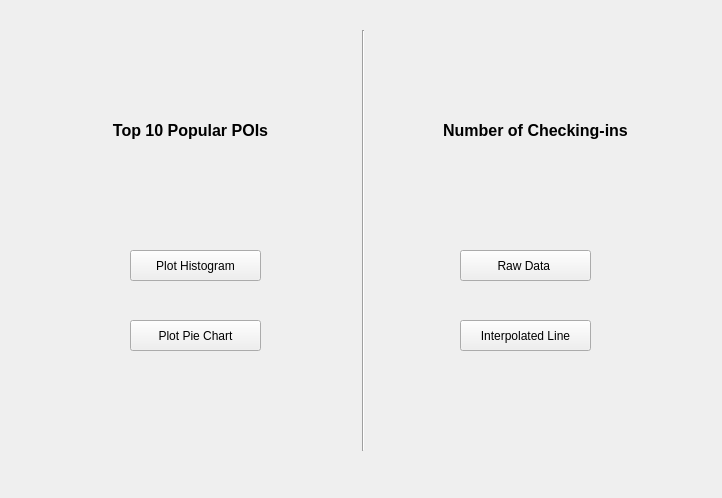
<?xml version="1.0" encoding="UTF-8"?>
<ui version="4.0">
 <class>dataPlot</class>
 <widget class="QWidget" name="dataPlot">
  <property name="geometry">
   <rect>
    <x>0</x>
    <y>0</y>
    <width>722</width>
    <height>498</height>
   </rect>
  </property>
  <property name="windowTitle">
   <string>Form</string>
  </property>
  <widget class="QWidget" name="widget" native="true">
   <property name="geometry">
    <rect>
     <x>40</x>
     <y>30</y>
     <width>651</width>
     <height>421</height>
    </rect>
   </property>
   <widget class="Line" name="line">
    <property name="geometry">
     <rect>
      <x>313</x>
      <y>0</y>
      <width>20</width>
      <height>421</height>
     </rect>
    </property>
    <property name="orientation">
     <enum>Qt::Vertical</enum>
    </property>
   </widget>
   <widget class="QLabel" name="label1">
    <property name="geometry">
     <rect>
      <x>50</x>
      <y>80</y>
      <width>201</width>
      <height>41</height>
     </rect>
    </property>
    <property name="text">
     <string>&lt;html&gt;&lt;head/&gt;&lt;body&gt;&lt;p align=&quot;center&quot;&gt;&lt;span style=&quot; font-size:12pt; font-weight:700;&quot;&gt;Top 10 Popular POIs&lt;/span&gt;&lt;/p&gt;&lt;/body&gt;&lt;/html&gt;</string>
    </property>
   </widget>
   <widget class="QPushButton" name="button1">
    <property name="geometry">
     <rect>
      <x>90</x>
      <y>220</y>
      <width>131</width>
      <height>31</height>
     </rect>
    </property>
    <property name="text">
     <string>Plot Histogram</string>
    </property>
   </widget>
   <widget class="QLabel" name="label2">
    <property name="geometry">
     <rect>
      <x>390</x>
      <y>80</y>
      <width>211</width>
      <height>41</height>
     </rect>
    </property>
    <property name="text">
     <string>&lt;html&gt;&lt;head/&gt;&lt;body&gt;&lt;p align=&quot;center&quot;&gt;&lt;span style=&quot; font-size:12pt; font-weight:700;&quot;&gt;Number of Checking-ins&lt;/span&gt;&lt;/p&gt;&lt;/body&gt;&lt;/html&gt;</string>
    </property>
   </widget>
   <widget class="QPushButton" name="button2">
    <property name="geometry">
     <rect>
      <x>420</x>
      <y>220</y>
      <width>131</width>
      <height>31</height>
     </rect>
    </property>
    <property name="text">
     <string>Raw Data </string>
    </property>
   </widget>
   <widget class="QPushButton" name="button3">
    <property name="geometry">
     <rect>
      <x>90</x>
      <y>290</y>
      <width>131</width>
      <height>31</height>
     </rect>
    </property>
    <property name="text">
     <string>Plot Pie Chart</string>
    </property>
   </widget>
   <widget class="QPushButton" name="button4">
    <property name="geometry">
     <rect>
      <x>420</x>
      <y>290</y>
      <width>131</width>
      <height>31</height>
     </rect>
    </property>
    <property name="text">
     <string>Interpolated Line</string>
    </property>
   </widget>
  </widget>
 </widget>
 <resources/>
 <connections/>
</ui>
